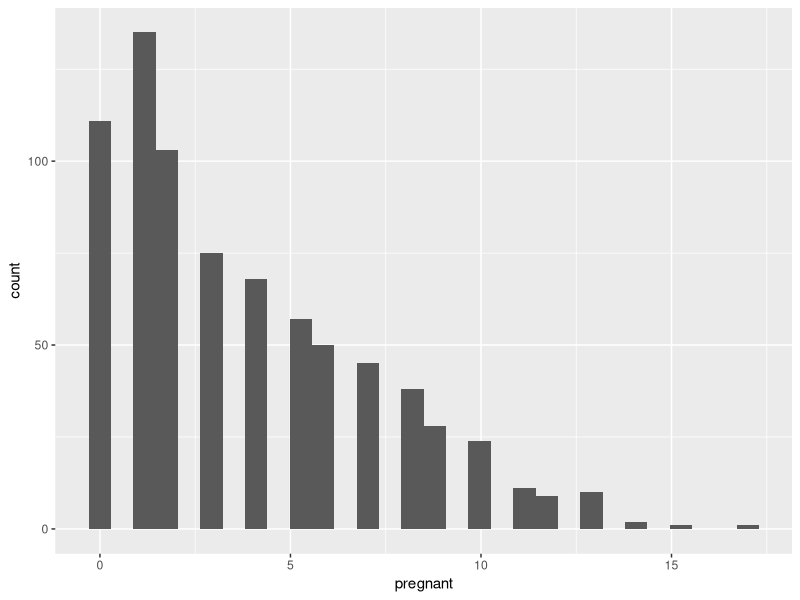
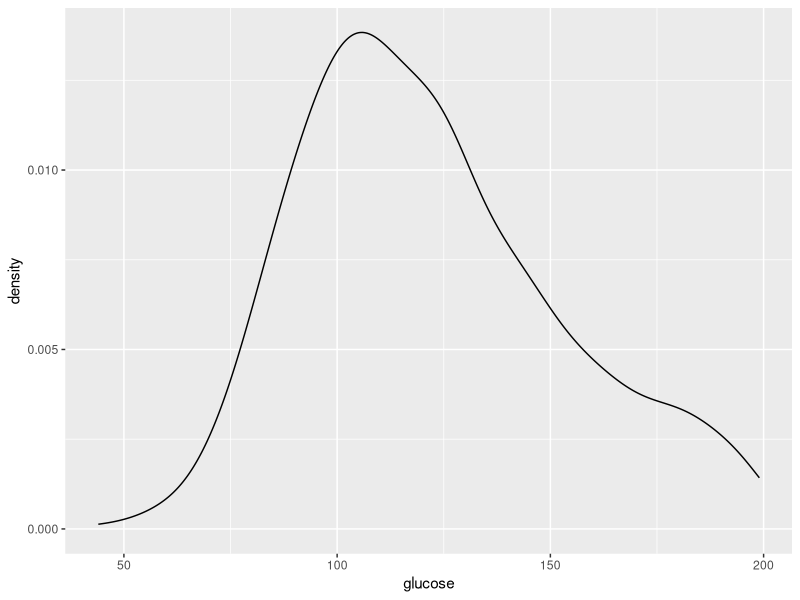
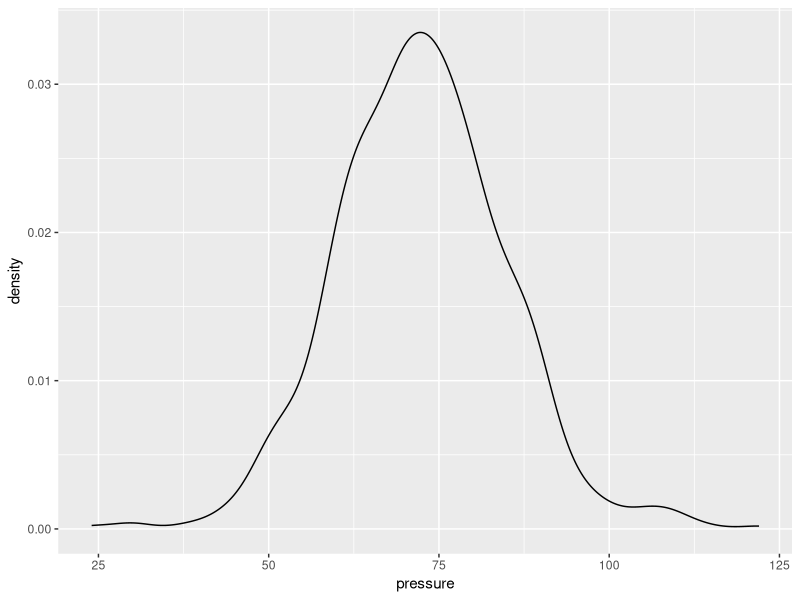
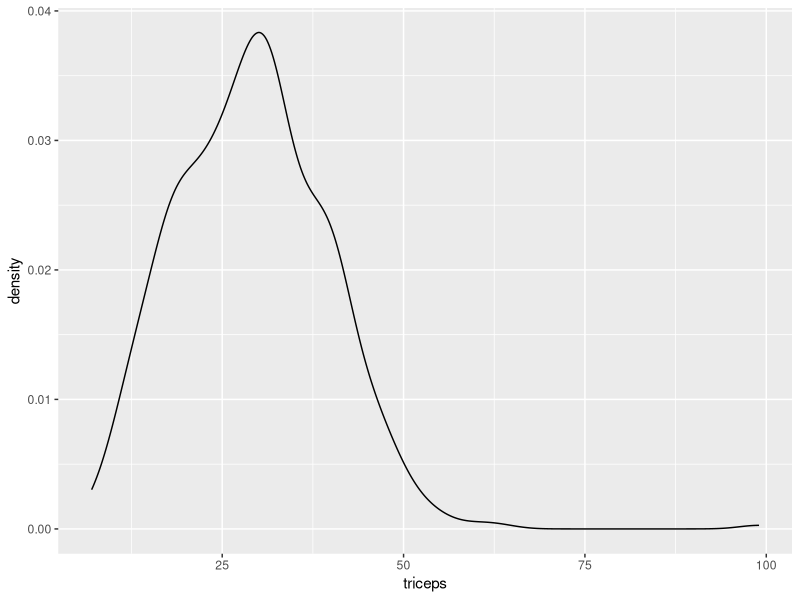
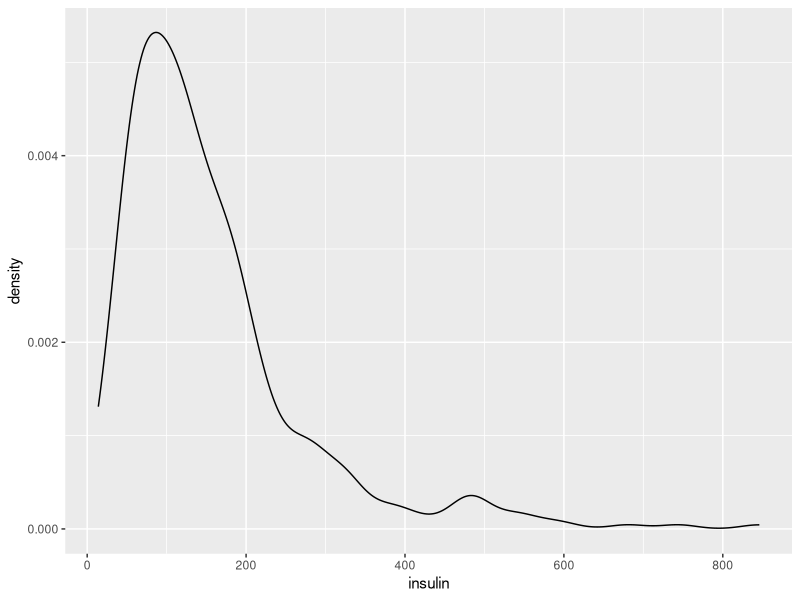
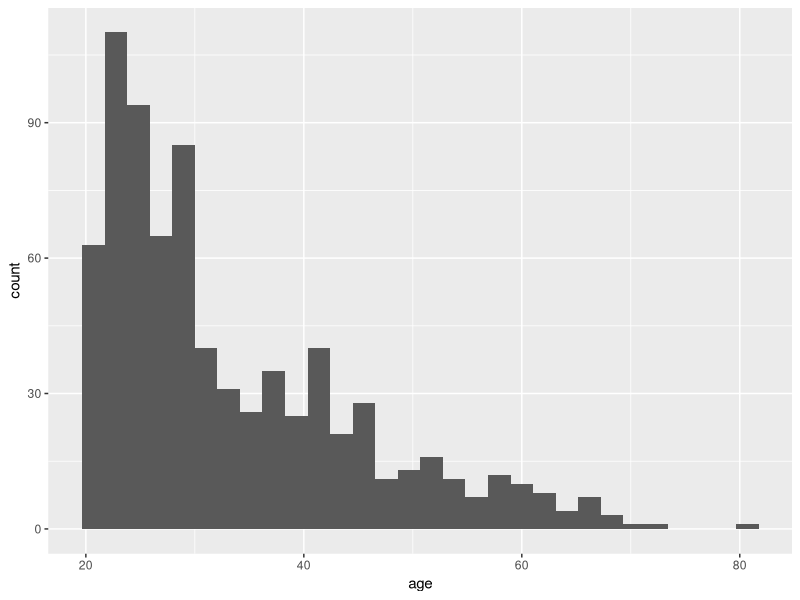
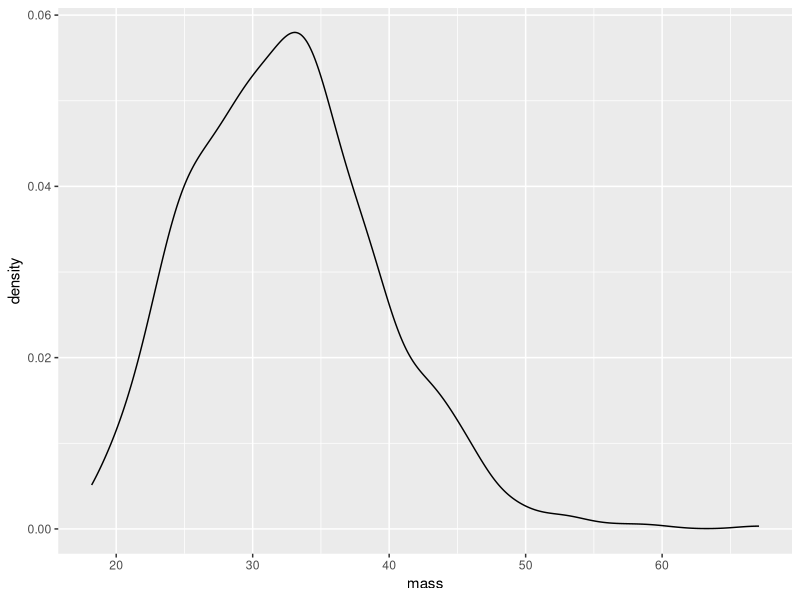
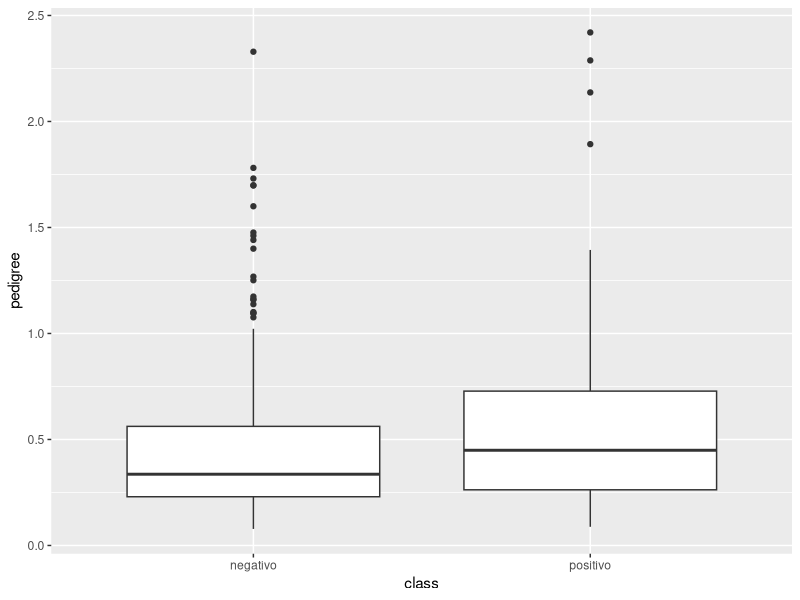

Recreate these plots in R, in order.
## ---- chunk 1
knitr::opts_chunk$set(echo = FALSE, comment = NULL, cache = TRUE, fig.width = 7, fig.height = 7, fig_caption = TRUE)
## ---- chunk 2
library(knitr)
library(ggseqlogo)
library(class)
library(gmodels)
library(ROCR)
library(pROC)
library(ggplot2)
## ---- chunk 3
diabetes <- read.table("./pima_indians_diabetis.txt", header = TRUE)
head(diabetes)
## ---- chunk 4
summary(diabetes)
## ---- chunk 5
head(sort(diabetes$glucose), 50)
## ---- chunk 6
diabetes$glucose[diabetes$glucose == 0] <- NA
diabetes$pressure[diabetes$pressure == 0] <- NA
diabetes$triceps[diabetes$triceps == 0] <- NA
diabetes$insulin[diabetes$insulin == 0] <- NA
diabetes$mass[diabetes$mass == 0] <- NA
## ---- chunk 7
diabetes$class <- factor(diabetes$class)
levels(diabetes$class) <- c("negativo", "positivo")
## ---- chunk 8
summary(diabetes)
## ---- chunk 9
ggplot(diabetes, aes(x=pregnant))+geom_histogram()
## ---- chunk 10
ggplot(diabetes, aes(x=glucose))+geom_density()
## ---- chunk 11
ggplot(diabetes, aes(x=pressure))+geom_density()
## ---- chunk 12
ggplot(diabetes, aes(x=triceps))+geom_density()
## ---- chunk 13
ggplot(diabetes, aes(x=insulin))+geom_density()
## ---- chunk 14
ggplot(diabetes, aes(x=age))+geom_histogram()
## ---- chunk 15
ggplot(diabetes, aes(x=mass))+geom_density()
## ---- chunk 16
ggplot(diabetes, aes(x=class, y= pedigree))+geom_boxplot()
